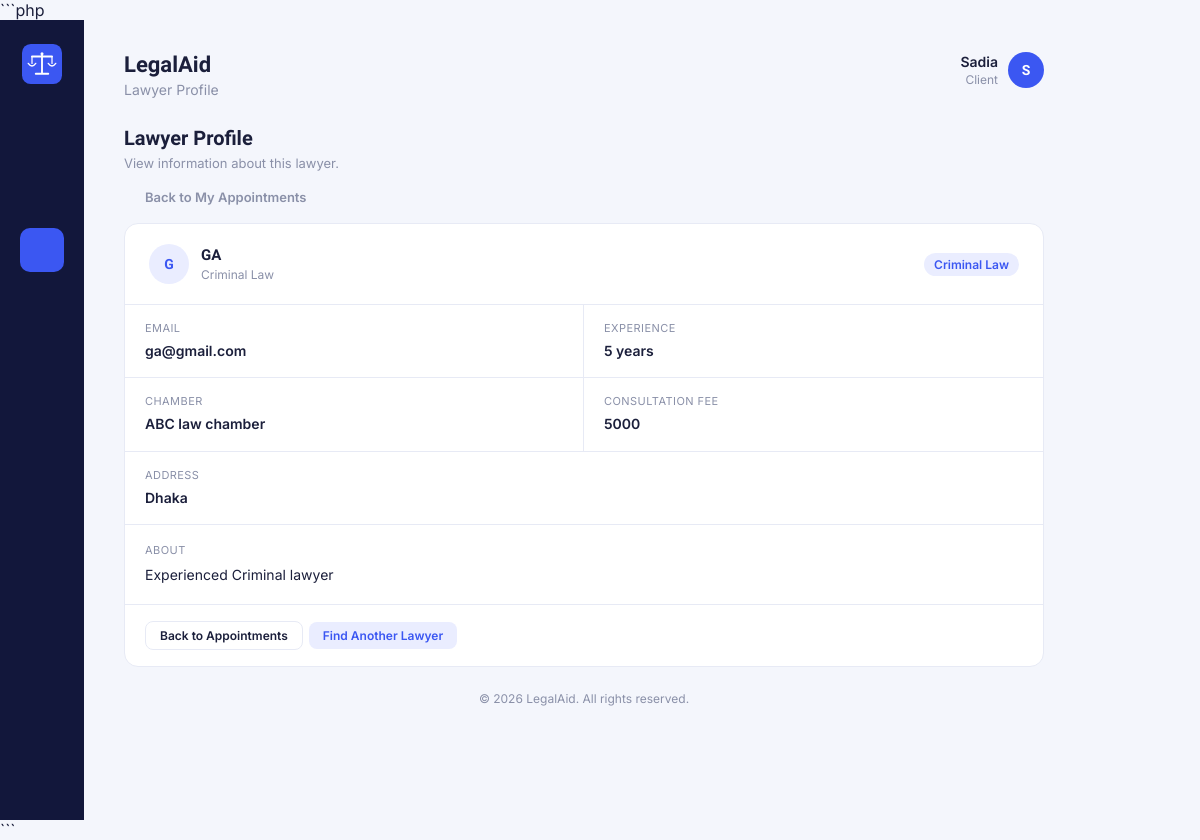
Page /client/lawyerDetails.php?id=1 (signed in) on the committed database.
### tables this page shows
CREATE TABLE `lawyer_profiles` (
  `lawyer_id` int(11) NOT NULL,
  `user_id` int(11) NOT NULL,
  `specialization_id` int(11) NOT NULL,
  `experience` int(11) NOT NULL,
  `chamber_name` varchar(150) DEFAULT NULL,
  `address` varchar(255) DEFAULT NULL,
  `bio` text DEFAULT NULL,
  `consultation_fee` int(100) NOT NULL,
  `verification_status` varchar(20) NOT NULL
);

CREATE TABLE `users` (
  `user_id` int(11) NOT NULL,
  `name` varchar(100) NOT NULL,
  `email` varchar(100) NOT NULL,
  `password` varchar(255) NOT NULL,
  `phone` varchar(20) DEFAULT NULL,
  `role` varchar(20) NOT NULL,
  `created_at` timestamp NOT NULL DEFAULT current_timestamp() ON UPDATE current_timestamp(),
  `status` varchar(20) NOT NULL DEFAULT 'active'
);

CREATE TABLE `specializations` (
  `specialization_id` int(11) NOT NULL,
  `name` varchar(100) NOT NULL,
  `description` text DEFAULT NULL
);

### client/lawyerDetails.php (the view, shortened to what this page needs)
<?php
include("../db.php");
$username = $_SESSION["username"];
$lawyer_id = $_GET["id"];
$sql = "SELECT lawyer_profiles.*,
users.name,
users.email,
specializations.name AS specialization_name
FROM lawyer_profiles
JOIN users
ON lawyer_profiles.user_id=users.user_id
JOIN specializations
ON lawyer_profiles.specialization_id=
specializations.specialization_id
WHERE lawyer_profiles.lawyer_id='$lawyer_id'";
$result = mysqli_query($conn,$sql);
$row = mysqli_fetch_assoc($result);
function icon($name)
{
    $icons = [
        'home' =>
        '<path d="M4 11.5 12 5l8 6.5"/>
         <path d="M6 10v9a1 1 0 0 0 1 1h4v-6h2v6h4a1 1 0 0 0 1-1v-9"/>',
        'user' =>
        '<circle cx="12" cy="8" r="3.5"/>
         <path d="M5 20c1.2-3.6 4-5.5 7-5.5s5.8 1.9 7 5.5"/>',
        'search' =>
        '<circle cx="10.5" cy="10.5" r="6"/>
         <path d="m20 20-4.8-4.8"/>',
        'calendar' =>
        '<rect x="4" y="5.5" width="16" height="14.5" rx="2"/>
         <path d="M4 10h16M8 3.5v3M16 3.5v3"/>',
        'briefcase' =>
        '<rect x="3.5" y="8" width="17" height="11" rx="2"/>
         <path d="M8.5 8V6a2 2 0 0 1 2-2h3a2 2 0 0 1 2 2v2"/>
         <path d="M3.5 13h17"/>',
        'chart' =>
        '<path d="M4 20V10M11 20V4M18 20v-7"/>
         <path d="M2.5 20.5h19"/>',
        'logout' =>
        '<path d="M9 21H5a2 2 0 0 1-2-2V5a2 2 0 0 1 2-2h4"/>
         <path d="M16 17l5-5-5-5"/>
         <path d="M21 12H9"/>',
        'back' =>
        '<path d="M19 12H5"/>
         <path d="m12 19-7-7 7-7"/>'
    ];
    $body = $icons[$name] ?? '';
    return '<svg viewBox="0 0 24 24"
        fill="none"
        stroke="currentColor"
        stroke-width="1.7"
        stroke-linecap="round"
        stroke-linejoin="round">' . $body . '</svg>';
}
?>
<!DOCTYPE html>
<html lang="en">
<head>
<link rel="stylesheet"
      href="lawyerDetails.css">
</head>
<body>
<div class="app">
    <nav class="sidebar">
        <a class="sidebar-logo"
           href="../dashboard.php">
            <img src="../logo/logo-icon.svg"
                 alt="LegalAid">
        </a>
        <ul class="sidebar-nav">
            <li title="Dashboard">
                <a href="../dashboard.php">
                    <?php echo icon('home'); ?>
                </a>
            </li>
            <li title="Edit Profile">
                <a href="profile.php">
                    <?php echo icon('user'); ?>
                </a>
            </li>
            <li class="active"
                title="Find Lawyer">
                <a href="findLawyer.php">
                    <?php echo icon('search'); ?>
                </a>
            </li>
            <li title="My Appointments">
                <a href="appointments.php">
                    <?php echo icon('calendar'); ?>
                </a>
            </li>
            <li title="My Cases">
                <a href="cases.php">
                    <?php echo icon('briefcase'); ?>
                </a>
            </li>
            <li title="Reports">
                <a href="reports.php">
                    <?php echo icon('chart'); ?>
                </a>
            </li>
        </ul>
        <div class="sidebar-bottom">
            <a href="../logout.php"
               title="Logout">
                <?php echo icon('logout'); ?>
            </a>
        </div>
    </nav>
    <main class="main">
        <header class="topbar">
            <div>
                <h1>
                    LegalAid
                </h1>
                <p class="subtitle">
                    Lawyer Profile
                </p>
            </div>
            <div class="account">
                <div class="account-info">
                    <span class="account-name">
                        <?php
                        echo htmlspecialchars($username);
                        ?>
                    </span>
                    <span class="account-role">
                        Client
                    </span>
                </div>
                <div class="avatar">
                    <?php
                    echo strtoupper(
                        substr($username, 0, 1)
                    );
                    ?>
                </div>
            </div>
        </header>
        <section class="page-heading">
            <div>
                <h2>
                    Lawyer Profile
                </h2>
                <p>
                    View information about this lawyer.
                </p>
            </div>
        </section>
        <a class="back-link"
           href="appointments.php">
            <?php echo icon('back'); ?>
            Back to My Appointments
        </a>
        <section class="profile-card">
            <div class="profile-header">
                <div class="lawyer-info">
                    <div class="lawyer-avatar">
                        <?php
                        echo strtoupper(
                            substr(
                                $row["name"],
                                0,
                                1
                            )
                        );
                        ?>
                    </div>
                    <div>
                        <div class="lawyer-name">
                            <?php
                            echo htmlspecialchars(
                                $row["name"]
                            );
                            ?>
                        </div>
                        <div class="lawyer-specialization">
                            <?php
                            echo htmlspecialchars(
                                $row["specialization_name"]
                            );
                            ?>
                        </div>
                    </div>
                </div>
                <span class="tag">
                    <?php
                    echo htmlspecialchars(
                        $row["specialization_name"]
                    );
                    ?>
                </span>
            </div>
            <div class="details-list">
                <div class="detail-item">
                    <div class="detail-label">
                        Email
                    </div>
                    <div class="detail-value">
                        <?php
                        echo htmlspecialchars(
                            $row["email"]
                        );
                        ?>
                    </div>
                </div>
                <div class="detail-item">
                    <div class="detail-label">
                        Experience
                    </div>
                    <div class="detail-value">
                        <?php
                        echo htmlspecialchars(
                            $row["experience"]
                        );
                        ?>
                        years
                    </div>
                </div>
                <div class="detail-item">
                    <div class="detail-label">
                        Chamber
                    </div>
                    <div class="detail-value">
                        <?php
                        echo htmlspecialchars(
                            $row["chamber_name"]
                        );
                        ?>
                    </div>
                </div>
                <div class="detail-item">
                    <div class="detail-label">
                        Consultation Fee
                    </div>
                    <div class="detail-value">
                        <?php
                        echo htmlspecialchars(
                            $row["consultation_fee"]
                        );
                        ?>
                    </div>
                </div>
                <div class="detail-item full-width">
                    <div class="detail-label">
                        Address
                    </div>
                    <div class="detail-value">
                        <?php
                        echo htmlspecialchars(
                            $row["address"]
                        );
                        ?>
                    </div>
                </div>
            </div>
            <div class="about-section">
                <div class="about-label">
                    About
                </div>
                <div class="about-text">
                    <?php
                    echo nl2br(
                        htmlspecialchars(
                            $row["bio"]
                        )
                    );
                    ?>
                </div>
            </div>
            <div class="actions">
                <a class="button button-ghost"
                   href="appointments.php">
                    Back to Appointments
                </a>
                <a class="button button-small"
                   href="findLawyer.php">
                    Find Another Lawyer
                </a>
            </div>
        </section>
        <footer class="footer">
            &copy;
            <?php
            echo date("Y");
            ?>
            LegalAid. All rights reserved.
        </footer>
    </main>
</div>
</body>
</html>

### rows in the picture
lawyer_profiles: user.name "G", user.name "GA", specialization.name "Criminal Law", user.email "ga@gmail.com", experience "5", chamber_name "ABC law chamber", consultation_fee "5000", address "Dhaka", bio "Experienced Criminal lawyer"

### other values in the picture
$username "Sadia"
substr($username, 0, 1) "S"
